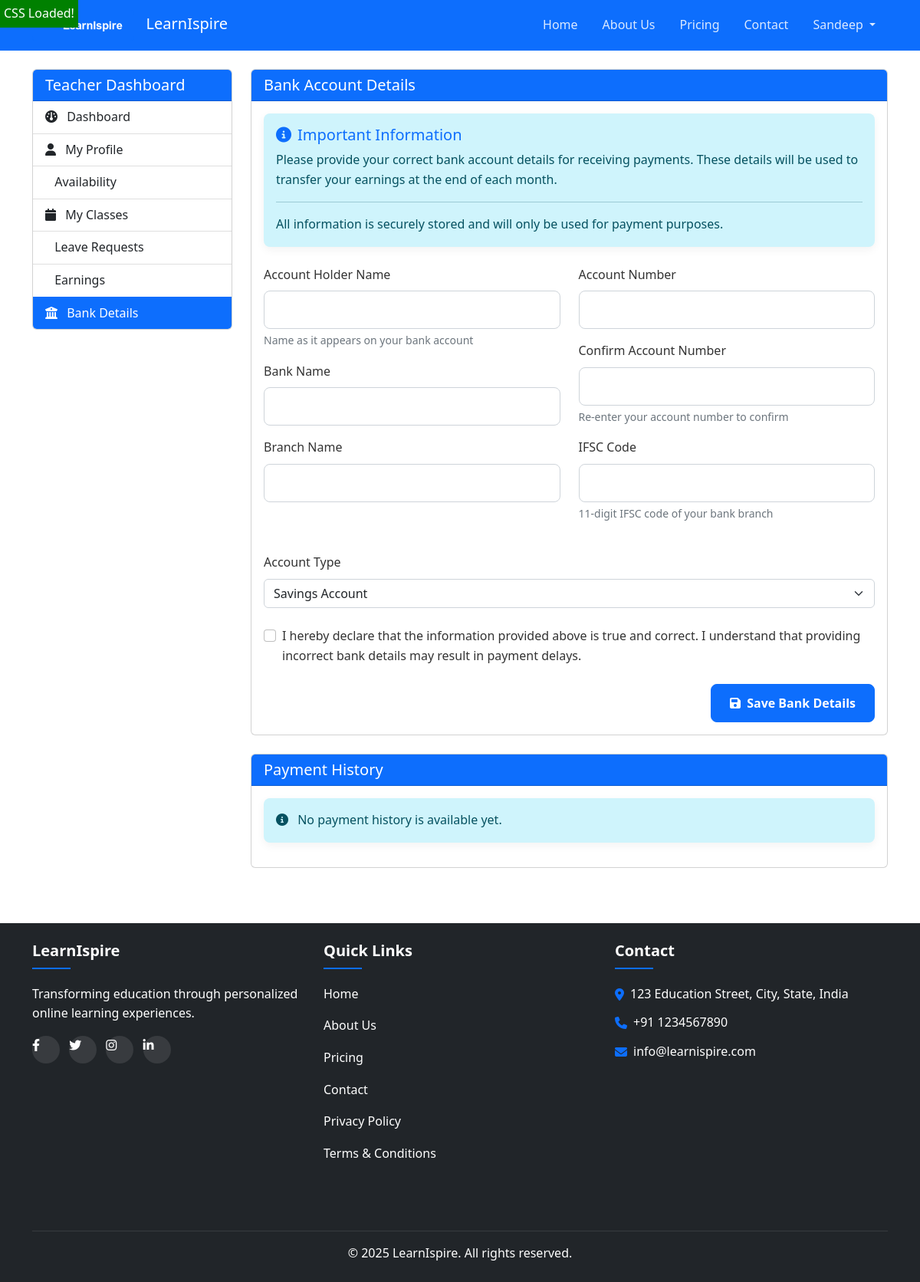
Page /teacher/bank-details/ (signed in) on the earlier database version.
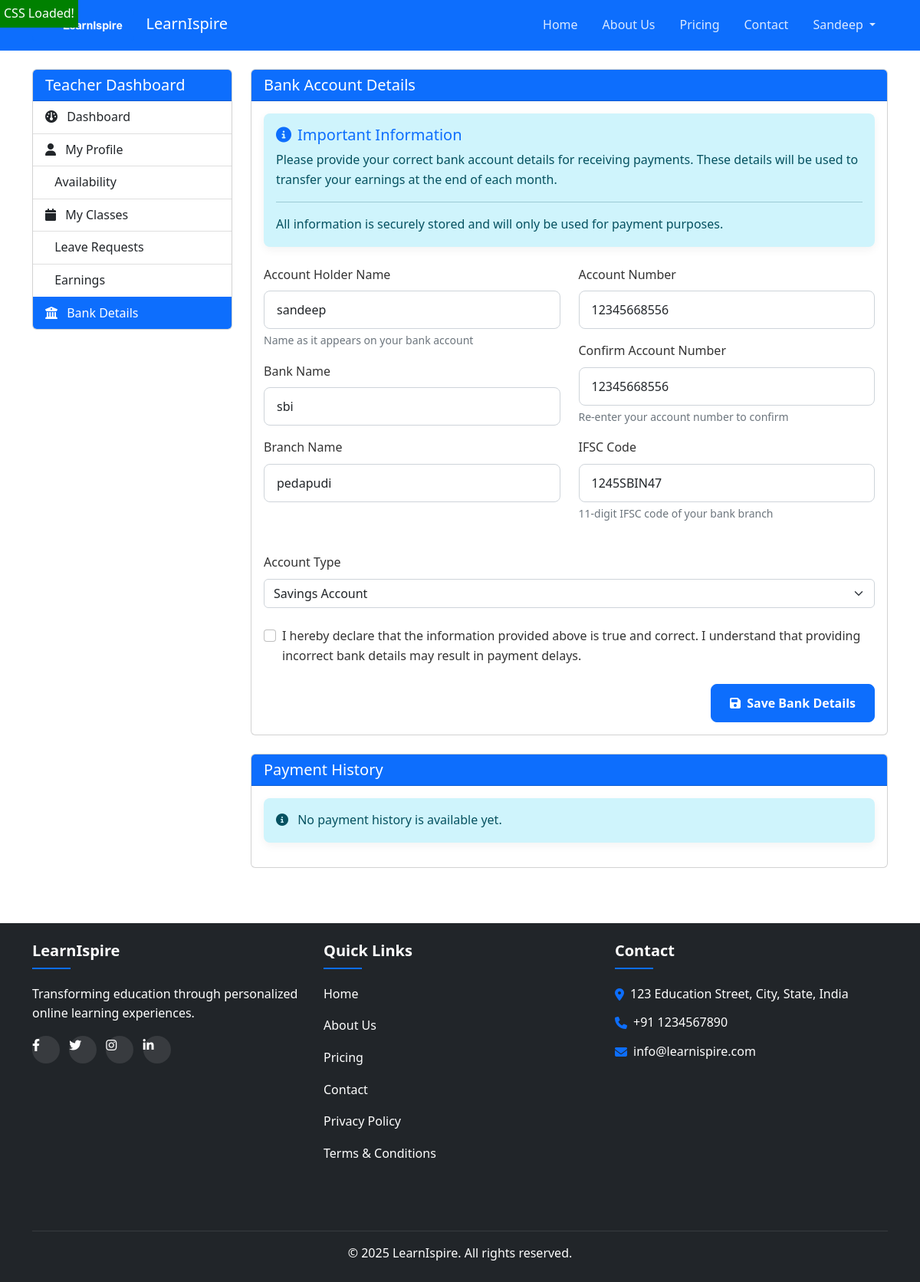
Same page on the later database version.
### accounts/models.py (models this page shows, shortened)
class TeacherProfile(models.Model):
    TEACHER_STATUS = (
        ("PENDING", "Pending Approval"),
        ("APPROVED", "Approved"),
        ("ACTIVE", "Active"),
        ("INACTIVE", "Inactive"),
        ("REJECTED", "Rejected"),
    )
    user = models.OneToOneField(
        CustomUser, on_delete=models.CASCADE, related_name="teacher_profile"
    )
    education = models.TextField()
    experience = models.TextField()
    subjects = models.ManyToManyField("common.Subject", related_name="teachers")
    status = models.CharField(max_length=20, choices=TEACHER_STATUS, default="PENDING")
    bio = models.TextField(blank=True)
    profile_picture = models.ImageField(
        upload_to="teacher_profiles/", null=True, blank=True
    )
    bank_name = models.CharField(max_length=100, blank=True)
    account_number = models.CharField(max_length=30, blank=True)
    ifsc_code = models.CharField(max_length=20, blank=True)
    created_at = models.DateTimeField(auto_now_add=True)
    updated_at = models.DateTimeField(auto_now=True)
    account_holder_name = models.CharField(max_length=100, blank=True)
    branch_name = models.CharField(max_length=100, blank=True)
    phone = models.CharField(max_length=15, blank=True)
    highest_qualification = models.CharField(max_length=100, blank=True)
    years_of_experience = models.IntegerField(default=0)
    university = models.CharField(max_length=200, blank=True)
    graduation_year = models.IntegerField(default=0)
    specialization = models.CharField(max_length=200, blank=True)
    skills = models.TextField(blank=True)

### teacher_dashboard/views.py (the view, shortened to what this page needs)
# urls.py: path("bank-details/", views.BankDetailsView.as_view(), name="bank_details"),
class BankDetailsView(TeacherAccessMixin, View):
    template_name = "teacher_dashboard/bank_details.html"
    def get(self, request):
        try:
            profile = request.user.teacher_profile
        except TeacherProfile.DoesNotExist:
            profile = TeacherProfile.objects.create(user=request.user)
        context = {
            "profile": profile,
        }
        return render(request, self.template_name, context)

### accounts/models.py (called while the page is built)
    @property
    def is_teacher(self):
        return self.role == "teacher"

### teacher_dashboard/views.py (called while the page is built)
    def dispatch(self, request, *args, **kwargs):
        if not request.user.is_teacher:
            messages.error(request, "Access denied. Teacher account required.")
            return redirect("landing:home")
        return super().dispatch(request, *args, **kwargs)

### templates/teacher_dashboard/bank_details.html (shortened to what the changed rows need)
{% extends 'base.html' %}
{% load static %}
{% block content %}
<div class="container py-4">
    <div class="row">
        <div class="col-md-9">
            <div class="card">
                <div class="card-body">
                    <form method="post">
                        <div class="row mb-4">
                            <div class="col-md-6">
                                <div class="mb-3">
                                    <label for="account_holder_name" class="form-label">Account Holder Name</label>
                                    <input type="text" class="form-control" id="account_holder_name" name="account_holder_name" value="{{ profile.account_holder_name }}" required>
                                    <div class="form-text">Name as it appears on your bank account</div>
                                </div>
                                <div class="mb-3">
                                    <label for="bank_name" class="form-label">Bank Name</label>
                                    <input type="text" class="form-control" id="bank_name" name="bank_name" value="{{ profile.bank_name }}" required>
                                </div>
                                <div class="mb-3">
                                    <label for="branch_name" class="form-label">Branch Name</label>
                                    <input type="text" class="form-control" id="branch_name" name="branch_name" value="{{ profile.branch_name }}">
                                </div>
                            </div>
                            <div class="col-md-6">
                                <div class="mb-3">
                                    <label for="account_number" class="form-label">Account Number</label>
                                    <input type="text" class="form-control" id="account_number" name="account_number" value="{{ profile.account_number }}" required>
                                </div>
                                <div class="mb-3">
                                    <label for="confirm_account_number" class="form-label">Confirm Account Number</label>
                                    <input type="text" class="form-control" id="confirm_account_number" name="confirm_account_number" value="{{ profile.account_number }}" required>
                                    <div class="form-text">Re-enter your account number to confirm</div>
                                </div>
                                <div class="mb-3">
                                    <label for="ifsc_code" class="form-label">IFSC Code</label>
                                    <input type="text" class="form-control" id="ifsc_code" name="ifsc_code" value="{{ profile.ifsc_code }}" required>
                                    <div class="form-text">11-digit IFSC code of your bank branch</div>
                                </div>
                            </div>
                        </div>
                    </form>
                </div>
            </div>
        </div>
    </div>
</div>
{% endblock %}

Differences in the rows shown:
now on this page (row edited): TeacherProfile: account_holder_name "sandeep", bank_name "sbi", branch_name "pedapudi", account_number "12345668556", confirm_account_number "12345668556", ifsc_code "1245SBIN47"
